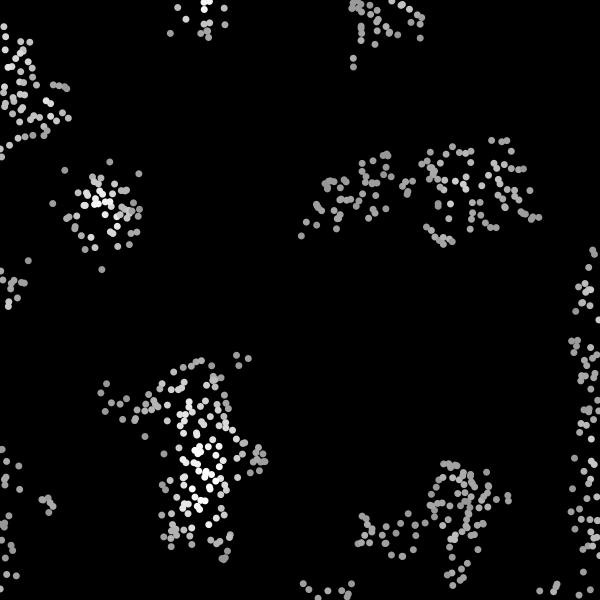
Frame 1 (no input)
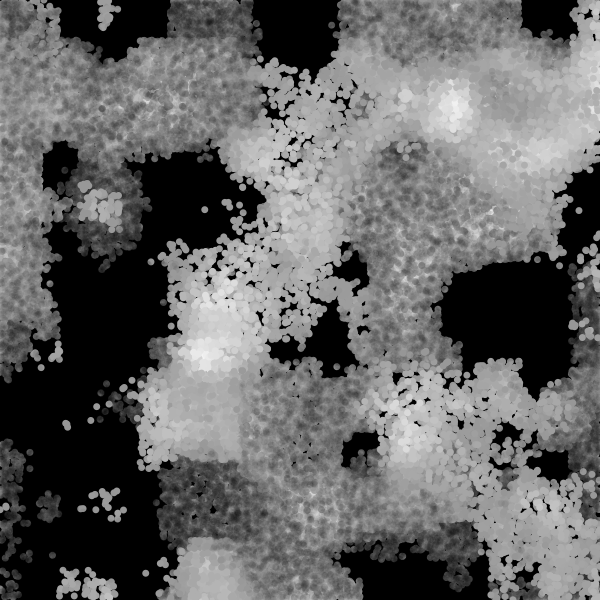
Frame 60 (the mouse pressed at the canvas centre just before this capture)
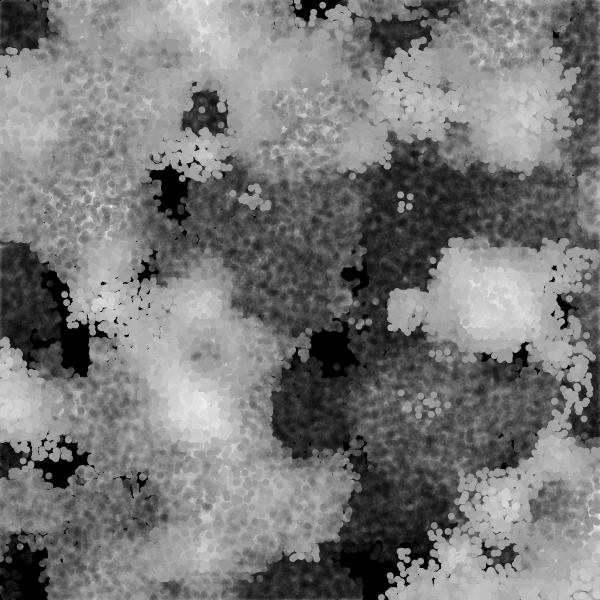
Frame 120 (the mouse held since frame 60 and released just before this capture)

The Processing sketch that drew these frames (run headless with seeded random() and noise(); from frame 60 on, the mouse is pressed at the canvas centre):

// Processing sketch: flowingColors4
// ── flowingColors4.pde
int scl = 10;
int w,h;
float zoff = 0;
float yoff = 0;
float flowfield[][];
PVector flowvects[][];
void setup() {
  size(600, 600);
  background(0);
  frameRate(60);
  w = width/scl;
  h = height/scl;
  flowfield = new float[w][h];
  flowvects = new PVector[w][h];
  noStroke();
    
  
}
void draw() {
 //background(255);
  for(int x = 0; x < w; x++) {
    for (int y = 0; y < h; y++) {
      flowfield[x][y] = map(noise(x*.1, y*.1, zoff), 0, 1, -2*PI, 2*PI);
      
      PVector temp = PVector.fromAngle(flowfield[x][y]);
      temp.setMag(map(noise(x*.1, y*.1, yoff), .1, .9, 0, 285));
      flowvects[x][y] = temp;
      // stroke(255);
      // line(x*scl+.5*scl, y*scl+.5*scl, x*scl+.5*scl+temp.x, y*scl+.5*scl+temp.y);
      // ellipse(x*scl+.5*scl, y*scl+.5*scl, 5, 5);
    }
  }

  for(int i = 0; i < 3000; i++) {
    float x1 = random(width);
    float y1 = random(height);
    int xloc = floor(x1/scl);
    int yloc = floor(y1/scl);
    fill(flowvects[xloc][yloc].mag());
    if(flowvects[xloc][yloc].mag() < 150) {
      fill(1, 15);
    }
   // fill(flowvects[xloc][yloc].mag(), map(flowvects[xloc][yloc].x, -200, 200, 0, 255),map(flowvects[xloc][yloc].y, -200, 200, 255, 0), 150 );
    ellipse(x1, y1, 7, 7);
  }
  yoff+=.03;
  zoff+=.01;
  
  
}
